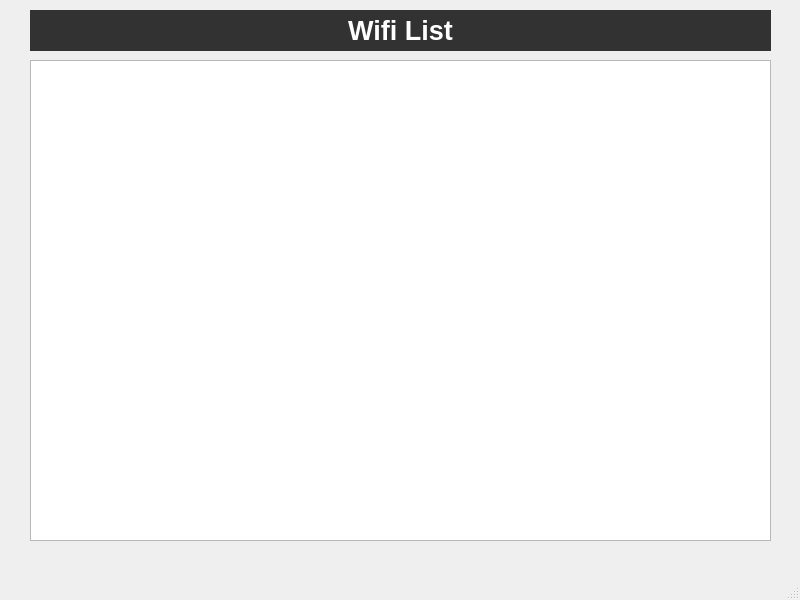
<?xml version="1.0" encoding="UTF-8"?>
<ui version="4.0">
 <class>MainWindow</class>
 <widget class="QMainWindow" name="MainWindow">
  <property name="geometry">
   <rect>
    <x>0</x>
    <y>0</y>
    <width>800</width>
    <height>600</height>
   </rect>
  </property>
  <property name="windowTitle">
   <string>MainWindow</string>
  </property>
  <widget class="QWidget" name="centralwidget">
   <widget class="QLabel" name="label">
    <property name="geometry">
     <rect>
      <x>30</x>
      <y>10</y>
      <width>741</width>
      <height>41</height>
     </rect>
    </property>
    <property name="font">
     <font>
      <pointsize>20</pointsize>
      <bold>true</bold>
     </font>
    </property>
    <property name="styleSheet">
     <string notr="true">QLabel
{
	background-color:rgb(50,50,50);
	color:white;
}</string>
    </property>
    <property name="text">
     <string>Wifi List</string>
    </property>
    <property name="alignment">
     <set>Qt::AlignCenter</set>
    </property>
   </widget>
   <widget class="QListWidget" name="listWidget_Wifi_List">
    <property name="geometry">
     <rect>
      <x>30</x>
      <y>60</y>
      <width>741</width>
      <height>481</height>
     </rect>
    </property>
    <property name="font">
     <font>
      <pointsize>15</pointsize>
      <bold>true</bold>
     </font>
    </property>
   </widget>
  </widget>
  <widget class="QMenuBar" name="menubar">
   <property name="geometry">
    <rect>
     <x>0</x>
     <y>0</y>
     <width>800</width>
     <height>22</height>
    </rect>
   </property>
  </widget>
  <widget class="QStatusBar" name="statusbar"/>
 </widget>
 <resources/>
 <connections/>
</ui>
